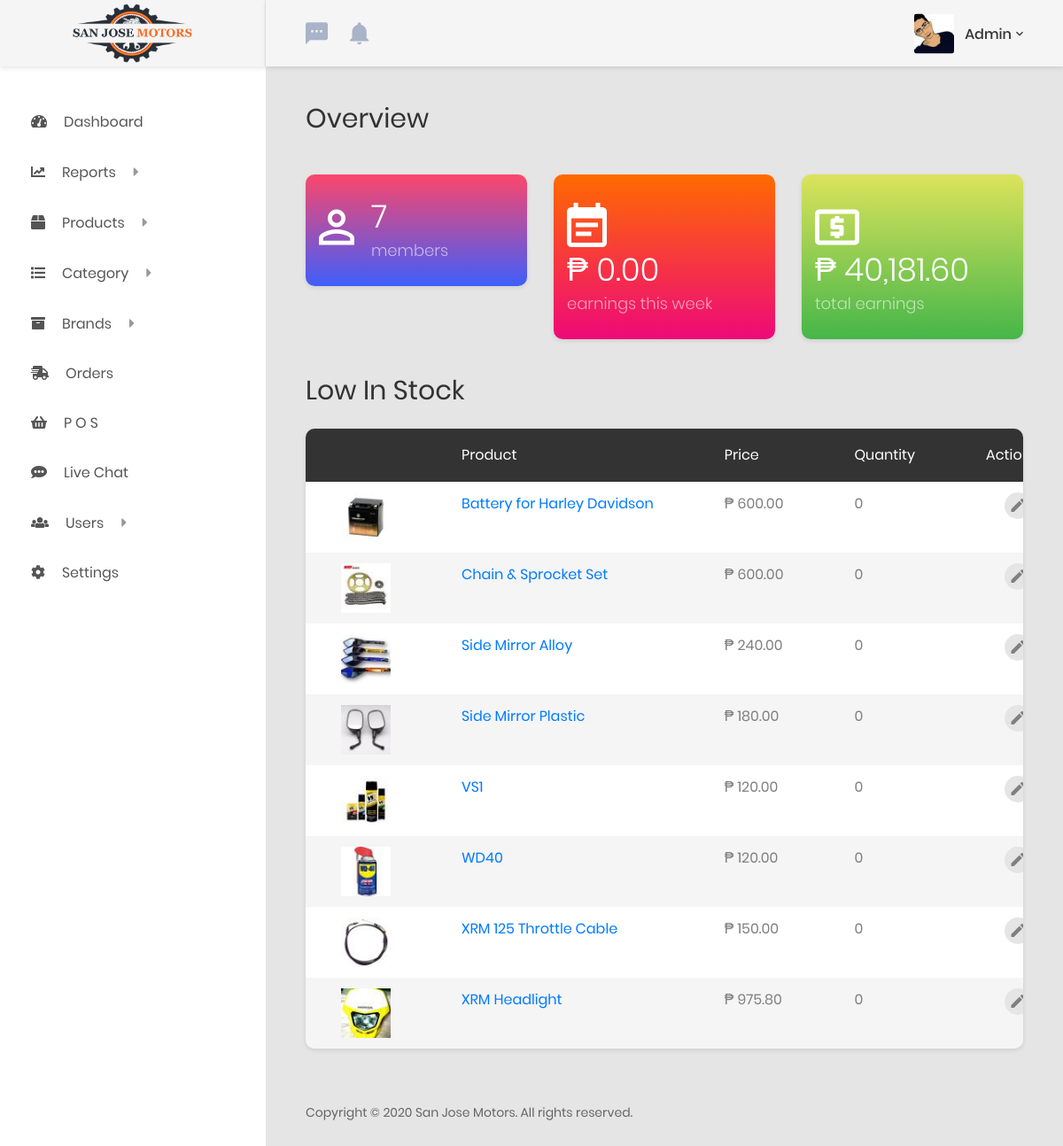
The app's page /admin/ (signed in) with its own data.
### tables this page shows
CREATE TABLE `users` (
  `ID` bigint(20) NOT NULL,
  `username` varchar(255) NOT NULL,
  `email` varchar(255) NOT NULL,
  `password` varchar(255) NOT NULL,
  `active` enum('0','1') NOT NULL,
  `status` enum('online','offline','isle') NOT NULL DEFAULT 'offline',
  `role` int(11) NOT NULL,
  `auth` varchar(255) NOT NULL,
  `reg_date` datetime NOT NULL DEFAULT CURRENT_TIMESTAMP
);

CREATE TABLE `products` (
  `ID` bigint(20) NOT NULL,
  `slug` varchar(255) NOT NULL,
  `name` varchar(255) NOT NULL,
  `excerpt` text NOT NULL,
  `description` text NOT NULL,
  `category` bigint(20) NOT NULL,
  `brand` bigint(20) NOT NULL,
  `stocks` int(11) NOT NULL,
  `price` varchar(255) NOT NULL,
  `sale_price` varchar(255) NOT NULL,
  `sku` varchar(255) NOT NULL,
  `status` enum('draft','published','trash') NOT NULL,
  `date_added` datetime NOT NULL DEFAULT CURRENT_TIMESTAMP
);

### main.php (called while the page is built, shortened)
<?php
$current_userinfo = [];
$user_id = 0;
$siteinfo = [];
$mysqli = new mysqli( DB_HOST, DB_USER, DB_PASSWORD, DB_NAME );
function user_is_loggedin() {
    if( ! empty( $_SESSION['uid'] ) || ! empty( $_COOKIE['uid'] ) ) {
        return true;
    }
    return false;
}
if( user_is_loggedin() ) {
    $user_id = $_SESSION['uid'];
}
function get_currentuser( $field = 'ID' ) {
    global $current_userinfo, $mysqli, $user_id;
    if( empty( $current_userinfo ) ) {
        $current_user_smtp = $mysqli->prepare( "SELECT * FROM users WHERE ID = ? LIMIT 1" );
        $current_user_smtp->bind_param( 'i', $user_id );
        $current_user_smtp->execute();
        $current_user_result = $current_user_smtp->get_result();
        if( $current_user_result->num_rows > 0 ) {
            while( $row = $current_user_result->fetch_assoc() ) {
                $current_userinfo['ID'] = $user_id;
                $current_userinfo['username'] = $row['username'];
                $current_userinfo['email'] = $row['email'];
                $current_userinfo['role'] = $row['role'];
                $current_userinfo['active'] = $row['active'];
                $current_userinfo['status'] = $row['status'];
                $current_userinfo['reg_date'] = $row['reg_date'];
                $current_userinfo['auth'] = $row['auth'];
            }
        }
    }
    return isset( $current_userinfo[$field] ) ? $current_userinfo[$field] : '';
}
function get_siteinfo( $key ) {
    global $siteinfo, $mysqli;
    if( empty( $siteinfo ) ) {
        $siteinfo_stmt = $mysqli->prepare( "SELECT * FROM options" );
        $siteinfo_stmt->execute();
        $siteinfo_result = $siteinfo_stmt->get_result();
        if( $siteinfo_result->num_rows > 0 ) {
            while( $row = $siteinfo_result->fetch_assoc() ) {
                $siteinfo[$row['option_key']] = $row['option_value'];
            }
        }
    }
    return isset( $siteinfo[$key] ) ? $siteinfo[$key] : '';
}
function site_url( $path = '' ) {
    return get_siteinfo( 'site-url' ) . $path;
}
function site_dir( $path = '' ) {
    return dirname( __FILE__ ) . $path;
}
function esc_int( $str ) {
    return (int) $str;
}
function get_userimage( $uid, $size = '' ) {
    $user_image_url = site_url( '/uploads/user/' . $uid );
    $user_image_path = site_dir( '/uploads/user/' . $uid . '.jpg' );
    if( file_exists( $user_image_path ) ) {
        $user_image_url .= empty( $size ) ? '' : '-' . $size;
        $user_image_url .= '.jpg';
        return $user_image_url . '?mt=' . filemtime( $user_image_path );
    }
    return site_url( '/assets/images/person.png' );
}
function get_productimage( $product_id, $size = '' ) {
    $product_image_url = site_url( '/uploads/product/' . $product_id );
    $product_image_path = site_dir( '/uploads/product/' . $product_id . '.jpg' );
    if( file_exists( $product_image_path ) ) {
        $product_image_url .= empty( $size ) ? '' : '-' . $size;
        $product_image_url .= '.jpg';
        return $product_image_url . '?mt=' . filemtime( $product_image_path );
    }
    return site_url( '/assets/images/placeholder.png' );
}
function currentuser_is_customer() {
    $role = esc_int( get_currentuser( 'role' ) );
}

### admin/index.php (the view, shortened to what this page needs)
<?php
require_once 'functions.php';
if( currentuser_is_customer() ) {
    include_once 'profile.php';
    exit;
}
include_once 'header.php';
include_once 'sidebar.php'; ?>
<div class="row">
    <div class="col-md-12">
        <div class="overview-wrap">
            <h2 class="title-1">Overview</h2>
        </div>
    </div>
</div>
<div class="row m-t-25">
    <?php
    $count_user_query = $mysqli->query( "SELECT COUNT(ID) FROM users" );
    $count_user_row = $count_user_query->fetch_row();
    $count_users = $count_user_row[0]; ?>
    <div class="col-sm-6 col-lg-4">
        <div class="overview-item overview-item--c1">
            <div class="overview__inner">
                <div class="overview-box clearfix">
                    <div class="icon">
                        <i class="zmdi zmdi-account-o"></i>
                    </div>
                    <div class="text">
                        <h2><?php echo $count_users; ?></h2>
                        <span>members</span>
                    </div>
                </div>
                <p>&nbsp;</p>
            </div>
        </div>
    </div>
    <?php
    $week_earning = 0;
    $week_earnings_stmt->close(); ?>
    <div class="col-sm-6 col-lg-4">
        <div class="overview-item overview-item--c3">
            <div class="overview__inner">
                <div class="overview-box clearfix">
                    <div class="icon">
                        <i class="zmdi zmdi-calendar-note"></i>
                    </div>
                    <div class="text">
                        <h2>&#8369; <?php echo number_format( $week_earning, 2 ); ?></h2>
                        <span>earnings this week</span>
                    </div>
                </div>
                <p>&nbsp;</p>
            </div>
        </div>
    </div>
    <?php
    $total_earning = 0;
    $total_earnings_stmt = $mysqli->prepare( "SELECT * FROM orders WHERE status = 'processed' OR status = 'completed'" );
    $total_earnings_stmt->execute();
    $total_earnings_result = $total_earnings_stmt->get_result();
    if( $total_earnings_result->num_rows > 0 ) {
        while( $row = $total_earnings_result->fetch_assoc() ) {
            $total_earning += $row['amount'];
        }
    }
    $total_earnings_stmt->close(); ?>
    <div class="col-sm-6 col-lg-4">
        <div class="overview-item overview-item--c4">
            <div class="overview__inner">
                <div class="overview-box clearfix">
                    <div class="icon">
                        <i class="zmdi zmdi-money-box"></i>
                    </div>
                    <div class="text">
                        <h2>&#8369; <?php echo number_format( $total_earning, 2 ); ?></h2>
                        <span>total earnings</span>
                    </div>
                </div>
                <p>&nbsp;</p>
            </div>
        </div>
    </div>
</div>
<div class="row">
    <div class="col-md-12">
        <h2 class="title-1 m-b-25">Low In Stock</h2>
        <div class="table-responsive table--no-card m-b-40">
            <table class="table table-borderless table-striped table-earning">
                <thead>
                    <tr>
                        <th></th>
                        <th>product</th>
                        <th>price</th>
                        <th>quantity</th>
                        <th>Action</th>
                    </tr>
                </thead>
                <tbody>
                    <?php
                    $get_products_stmt = $mysqli->prepare( "SELECT * FROM products WHERE stocks < 2 ORDER BY name ASC" );
                    $get_products_stmt->execute();
                    $get_products_result = $get_products_stmt->get_result();
                    if( $get_products_result->num_rows > 0 ) :
                        while( $row = $get_products_result->fetch_assoc() ) : ?>
                            <tr>
                                <td>
                                    <a href="<?php echo site_url( '/product.php?id=' . $row['ID'] ); ?>">
                                        <img class="image-small" src="<?php echo get_productimage( $row['ID'], 'small' ); ?>" alt="<?php echo $row['name']; ?>">
                                    </a>
                                </td>
                                <td><a href="<?php echo site_url( '/product.php?id=' . $row['ID'] ); ?>"><?php echo $row['name']; ?></a></td>
                                <td>&#8369; <?php echo number_format( $row['price'], 2 ); ?></td>
                                <td><?php echo $row['stocks']; ?></td>
                                <td>
                                    <div class="table-data-feature">
                                        <a href="<?php echo site_url( '/admin/product_edit.php?id=' . $row['ID'] . '&action=edit' ); ?>" class="item" data-toggle="tooltip" data-placement="top" title="Edit">
                                            <i class="zmdi zmdi-edit"></i>
                                        </a>
                                    </div>
                                </td>
                            </tr>
                    <?php
                        endwhile;
                    endif; ?>
                </tbody>
            </table>
        </div>
    </div>
</div>
<?php include_once 'footer.php';

### admin/sidebar.php (shortened to what this page needs)
<aside class="menu-sidebar d-none d-lg-block">
    <div class="logo">
        <a href="<?php echo site_url(); ?>">
            <img src="../assets/images/logo.png" alt="San Jose Motors" />
        </a>
    </div>
    <div class="menu-sidebar__content js-scrollbar1">
        <nav class="navbar-sidebar">
            <ul class="list-unstyled navbar__list">
                <?php include 'navigation.php'; ?>
            </ul>
        </nav>
    </div>
</aside>
<div class="page-container">
    <header class="header-desktop">
        <div class="section__content section__content--p30">
            <div class="container-fluid">
                <div class="header-wrap">
                    <div class="header-button">
                        <div class="noti-wrap">
                            <?php if( !currentuser_is_customer() ) : ?>
                            <div id="chat-notif" class="noti__item js-item-menu">
                                <i class="zmdi zmdi-comment-more"></i>
                            </div>
                            <div id="notif" class="noti__item js-item-menu">
                                <i class="zmdi zmdi-notifications"></i>
                            </div>
                            <?php endif; ?>
                        </div>
                        <div class="account-wrap">
                            <div class="account-item clearfix js-item-menu">
                                <div class="image">
                                    <img src="<?php echo get_userimage( $user_id, 'small' ); ?>" alt="<?php echo get_currentuser( 'username' ); ?>" />
                                </div>
                                <div class="content">
                                    <a class="js-acc-btn" href="#"><?php echo get_currentuser( 'username' ); ?></a>
                                </div>
                            </div>
                        </div>
                    </div>
                </div>
            </div>
        </div>
    </header>
    <div class="main-content">
        <div class="section__content section__content--p30">
            <div class="container-fluid">

### records on screen
users: username "Admin"
products: shows a picture, name "Battery for Harley Davidson", price "600.00", stocks "0"
products: shows a picture, name "Chain & Sprocket Set", price "600.00", stocks "0"
products: shows a picture, name "Side Mirror Alloy", price "240.00", stocks "0"
products: shows a picture, name "Side Mirror Plastic", price "180.00", stocks "0"
products: shows a picture, name "VS1", price "120.00", stocks "0"
products: shows a picture, name "WD40", price "120.00", stocks "0"
products: shows a picture, name "XRM 125 Throttle Cable", price "150.00", stocks "0"
products: shows a picture, name "XRM Headlight", price "975.80", stocks "0"

### other values on screen
$item['title'] "Dashboard"
$item['title'] "Reports"
$item['title'] "Products"
$item['title'] "Category"
$item['title'] "Brands"
$item['title'] "Orders"
$item['title'] "P O S"
$item['title'] "Live Chat"
$item['title'] "Users"
$item['title'] "Settings"
$count_users "7"
$week_earning "0.00"
$total_earning "40,181.60"
get_siteinfo( 'site-name' ) "San Jose Motors"
